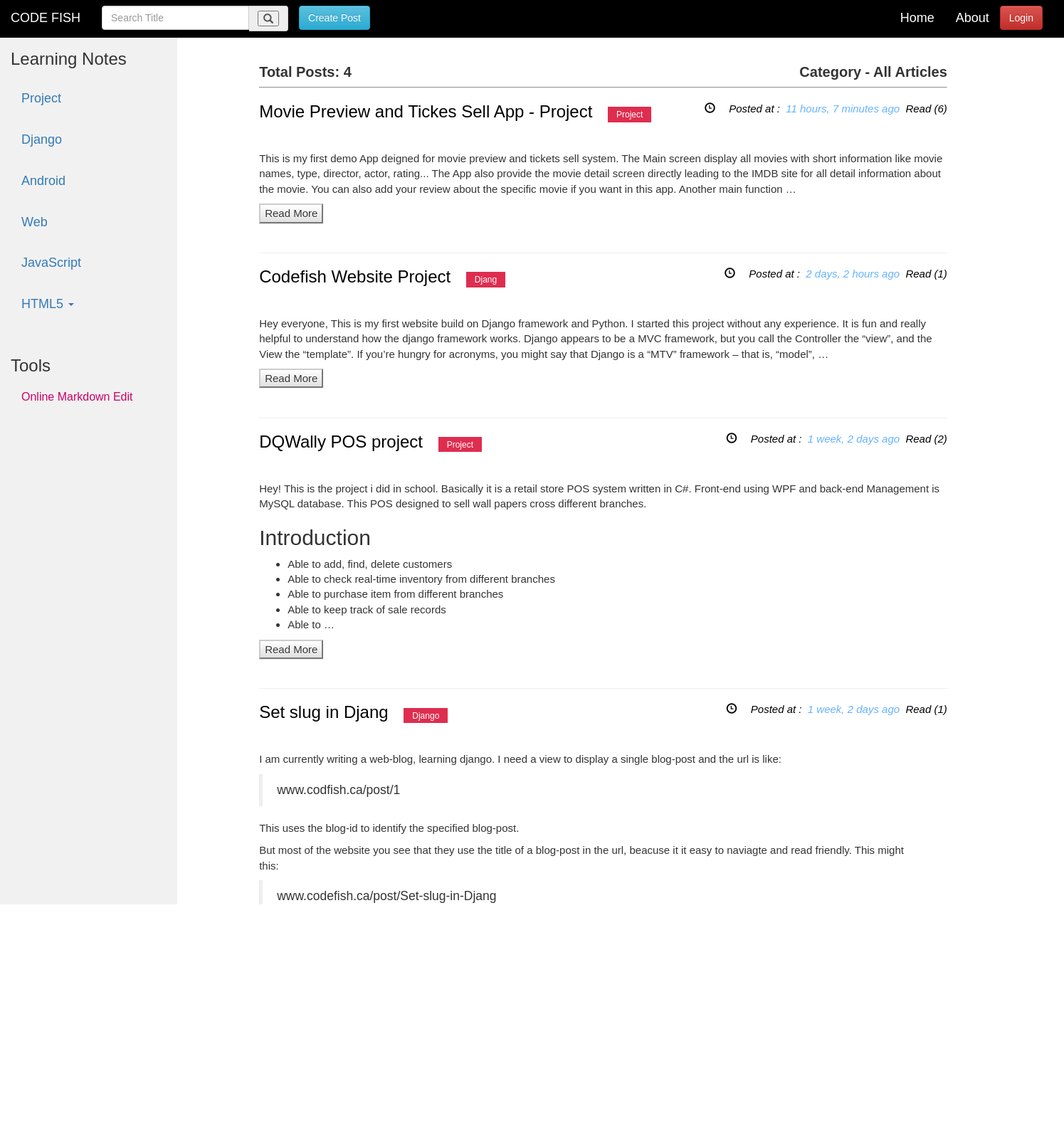
The app's page /, older data.
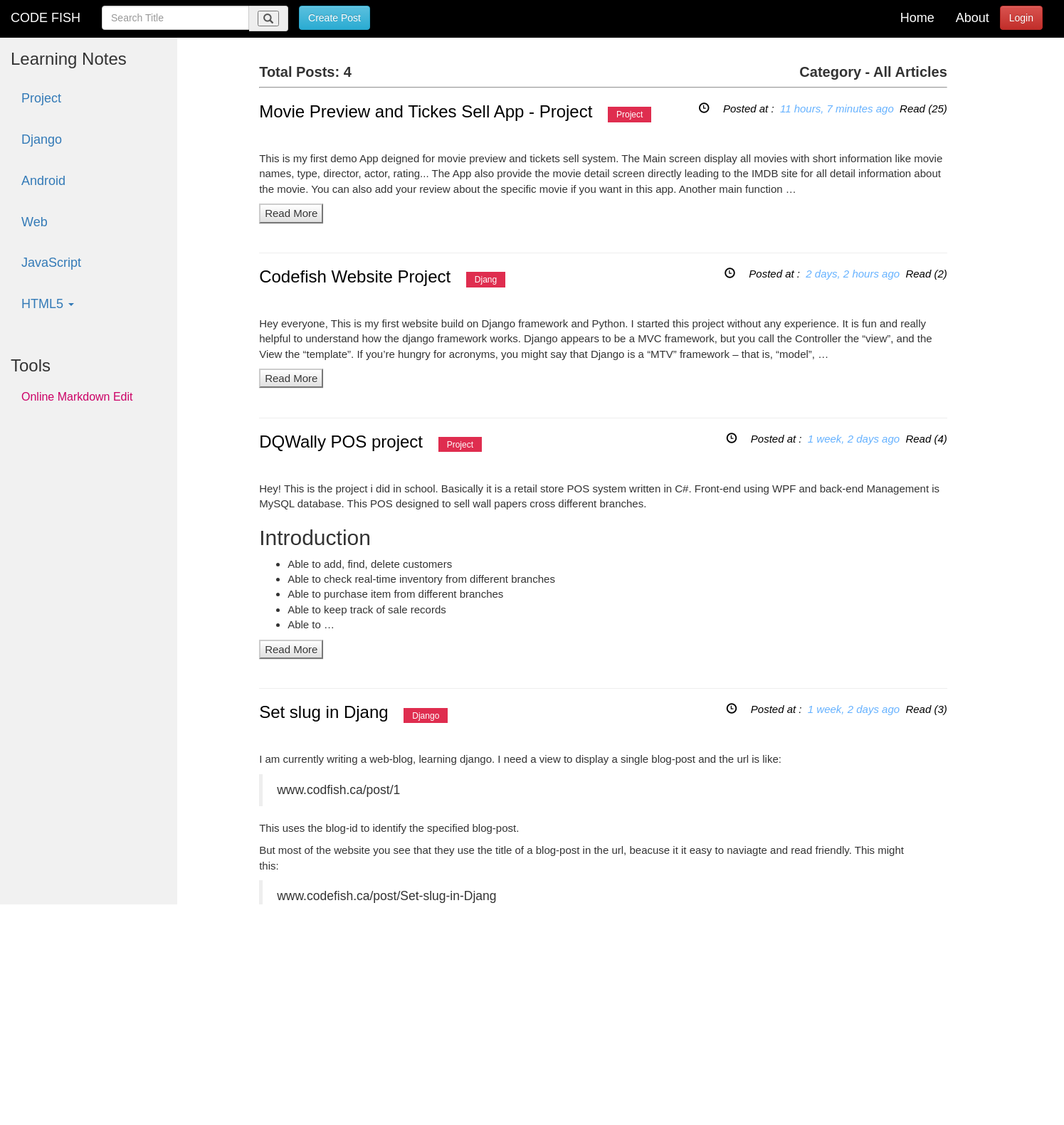
The same page, newer data.
### article/models.py (models this page shows, shortened)
class Article(models.Model) :
    title = models.CharField(max_length = 100)
    category = models.CharField(max_length = 50)
    date_time = models.DateTimeField(auto_now_add = True)
    content = models.TextField()
    slug = models.SlugField(max_length=100, unique=True, db_index=True)
    views = models.IntegerField(default=0)
    class Meta:
        ordering = ['-date_time']

### article/views.py (the view)
# urls.py: url(r'^$', views.home, name='home'),
def home(request):
    try:
        queryset = Article.objects.all()
    except Article.DoesNotExist:
        raise Http404
    paginator = Paginator(queryset, 5)  # Show 25 contacts per page
    page = request.GET.get('page')
    try:
        post_list = paginator.page(page)
    except PageNotAnInteger:
        post_list = paginator.page(1)
    except EmptyPage:
        post_list = paginator.page(paginator.num_pages)
    context = {
        'post_list': post_list,
        'post_count': len(post_list)
    }
    return render(request, 'home.html', context)

### article/templatetags/custom_markdown.py (called while the page is built)
@register.filter(is_safe=True)
@stringfilter
def custom_markdown(value):
    return mark_safe(markdown.markdown(value,
        extensions = ['markdown.extensions.fenced_code', 'markdown.extensions.codehilite'],
                                       safe_mode=True,
                                       enable_attributes=False))

### templates/home.html (shortened to what this page needs)
{% extends "base.html" %}
{% load custom_markdown %}
{% block content %}
<div>
    <div >
        <h3 class ='totalPost'> Total Posts: {{ post_count }}<span class="head">Category - All Articles </span></h3>
        <hr id="underLine">
    </div>
    {% for post in post_list %}
        <h3><a class="title" href="{% url "postDetail" slug=post.slug %}">{{ post.title }}</a>
            <a class ="category" href="{% url "search_tag" tag=post.category %}">{{ post.category }}</a>
            <span class="timeLocation"><span class="glyphicon glyphicon-time">&nbsp;</span> Posted at&nbsp;:&nbsp;&nbsp;<span class="time">{{ post.date_time | timesince}} ago</span>&nbsp;&nbsp;Read ({{ post.views }})</span>
        </h3><br>
    <p>{{ post.content|custom_markdown|truncatewords_html:70 }}</p>
    <a href="{% url "postDetail" slug=post.slug %}"><button class="btn-default readMore">Read More</button></a>
        <br><br><hr>
    {% endfor %}
    <div class="container text-center">
        <ul class="pagination">
            {% for page in post_list.paginator.page_range %}
                <li class="{% if post_list.number == page  %}active{% endif %}"><a href="?page={{page }}">{{ page }}</a></li>
            {% endfor %}
        </ul>
    </div>
</div>
{% endblock %}

Row changes from the older to the newer data that the page shows:
changed Article "Movie Preview and Tickes Sell App - Project": views "6" → "25"
changed Article "Codefish Website Project": views "1" → "2"
changed Article "DQWally POS project": views "2" → "4"
changed Article "Set slug in Djang": views "1" → "3"
